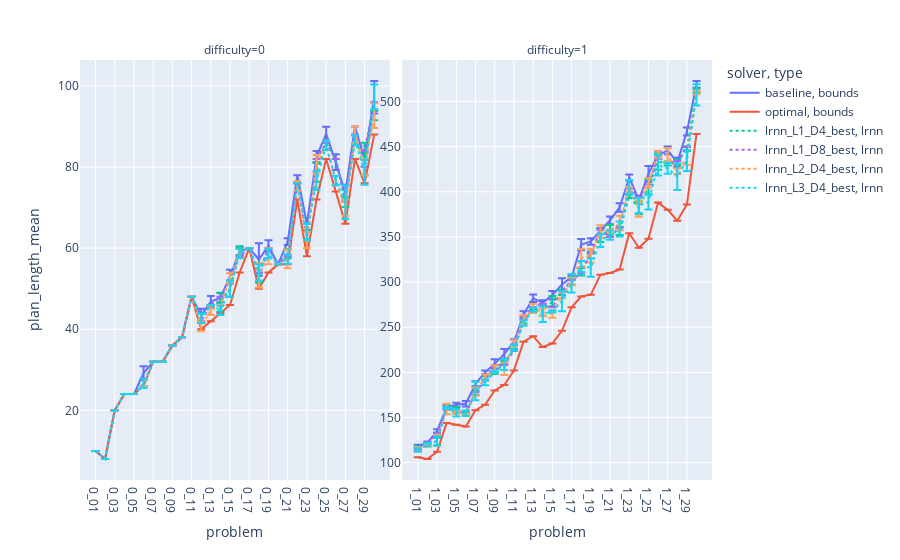
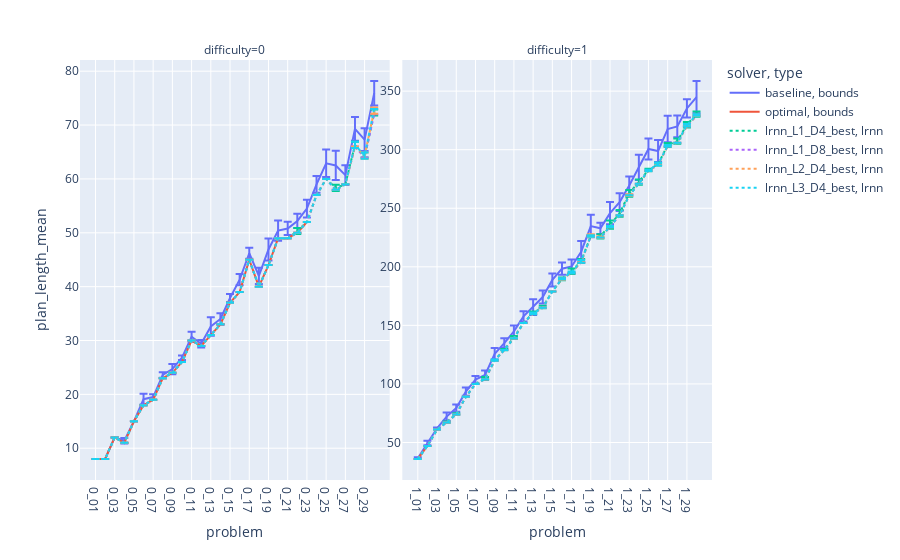
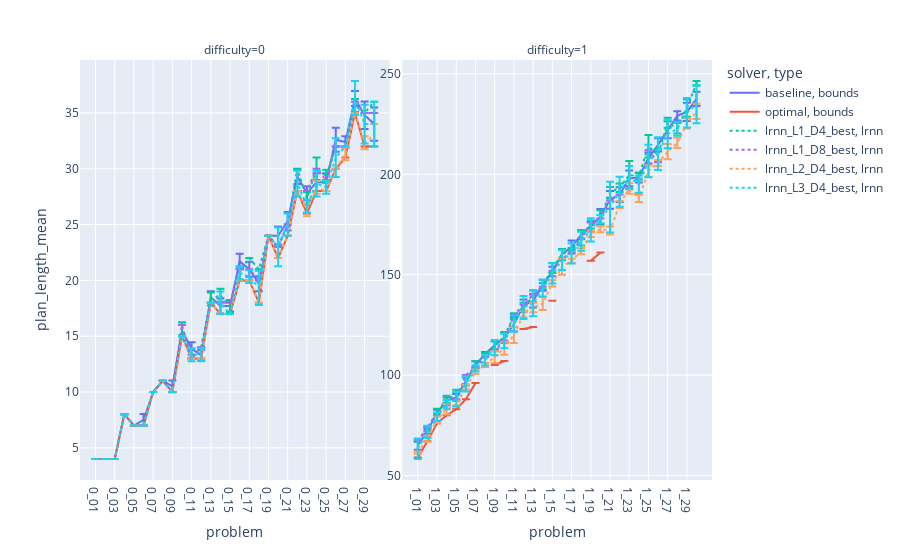
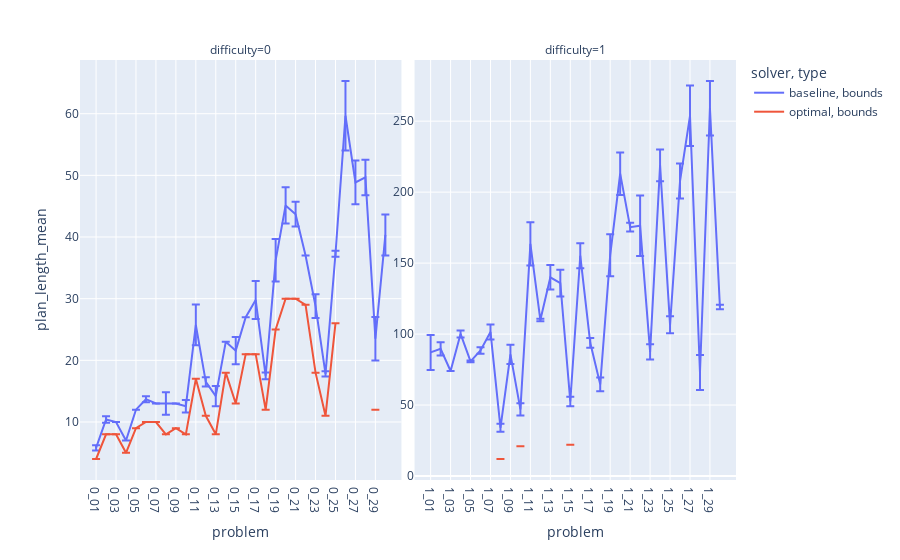

Notebook code for these charts, in order:
### Markdown cell above
# Plan length plots

### Code cell
log_y = 0
include_sample = 0
dimensions = [4, 8, 16, 32, 64]

plot_domains("plan_length", log_y=log_y, include_sample=include_sample, dimensions=dimensions)
